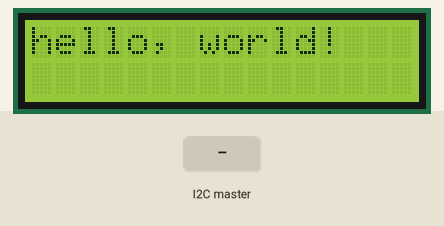
A sketch run on a simulated Arduino Uno, built with avr-gcc and run on an emulated ATmega328P. Parts: 16×2 character LCD. Inputs (shaded band) come from the test bench. What the sketch prints to the serial monitor is not drawn.

Above: at 1.2 s.
1.3 s: the I2C master sends the byte 5
At 1.8 s:
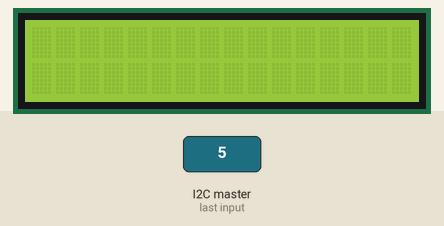
2.8 s: the I2C master sends the byte 90
At 4.0 s:
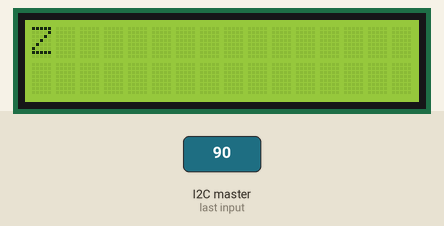
4.3 s: the I2C master sends the byte 200
At 5.5 s:
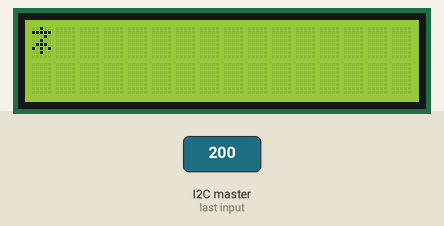
5.8 s: the I2C master sends the byte 0
At 6.7 s:
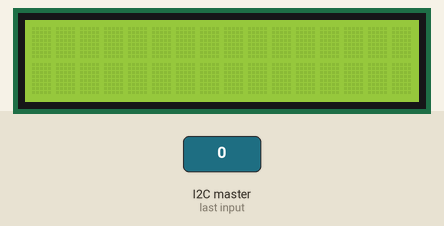
7.3 s: the I2C master sends the byte 1
8.8 s: the I2C master sends the byte 2
Timing chart, 0 to 11.3 s (numbered marks = the images above; inputs shaded):
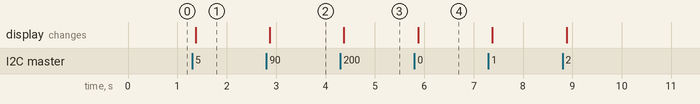

Measured:
- after the input at 1.3 s, the display: changes after 0.07 s (image 1)
- after the input at 2.8 s, the display: changes after 0.07 s (image 2)
- after the input at 4.3 s, the display: changes after 0.07 s (image 3)
- after the input at 5.8 s, the display: changes after 0.08 s (image 4)

The sketch:

LCD.ino
```cpp
// C++ code
//
#include <LiquidCrystal.h>
#include <Wire.h>
#include<stdio.h>
#include <stdlib.h>
const int rs = 8;
const int en = 7;
const int d4 = 3;
const int d5 = 4;
const int d6 = 5;
const int d7 = 6;
String data = "";
String pre_data = "";
int red_sec = 0;
int green_sec = 0;
LiquidCrystal lcd(rs, en, d4, d5, d6, d7);
void setup()
{
  // set up the LCD's number of columns and rows:
  lcd.begin(16, 2);
  // Print a message to the LCD.
  lcd.print("hello, world!");
  Wire.begin(2);
  Serial.begin(9600);
  Wire.onReceive(receiveEvent);
}
bool next_line = false;
void loop()
{
  /*
  lcd.setCursor(0, 1);
  lcd.print("123");
  */
  if(data == "Start"){
    lcd.clear();
    lcd.print(data);
    delay(200);
  }
  else if(data == "clear"){
    lcd.clear();
    next_line = false;
    //lcd.print("stoping lights");
  }
  else if(data != pre_data && next_line == false){
    lcd.clear();
    lcd.print(data);

    pre_data = data;
    green_sec = data.toInt();
    if(data.indexOf('green') != -1){
      next_line = true;
      Serial.println(next_line);
    }
    delay(200);
  } // Delay a little bit to improve simulation performance
  else if(next_line == true && data.indexOf('green') == -1){
    lcd.setCursor(0, 1);
    lcd.print(data);
  }
  else if(data.indexOf('Start') != -1){
    lcd.clear();
    lcd.print(data);
    Serial.println(data);
  }
  else if(data.indexOf('Stop') != -1){
    lcd.clear();
    lcd.print("Stop");
    Serial.println(data);
  }
  delay(100);
}

void receiveEvent(int howMany){
/*
x = Wire.read();

  if (x == 1){

        digitalWrite(pinLed,HIGH);
  }
  else{
        digitalWrite(pinLed,LOW);
  }
  Serial.println(x);
  */
  data = "";
  while( Wire.available()){
    data += (char)Wire.read();
    Serial.println(data);
  }
}
```
